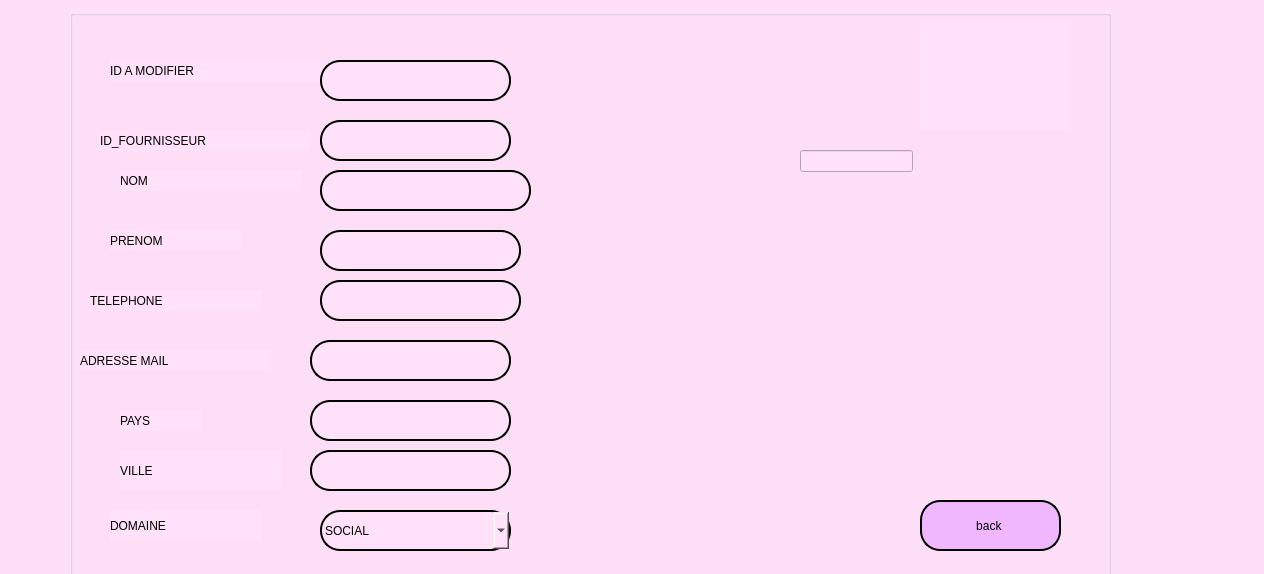
<?xml version="1.0" encoding="UTF-8"?>
<ui version="4.0">
 <class>modif</class>
 <widget class="QDialog" name="modif">
  <property name="geometry">
   <rect>
    <x>0</x>
    <y>0</y>
    <width>1264</width>
    <height>574</height>
   </rect>
  </property>
  <property name="windowTitle">
   <string>Dialog</string>
  </property>
  <widget class="QTextBrowser" name="textBrowser">
   <property name="geometry">
    <rect>
     <x>30</x>
     <y>-50</y>
     <width>1401</width>
     <height>601</height>
    </rect>
   </property>
  </widget>
  <widget class="QGroupBox" name="groupBox_2">
   <property name="geometry">
    <rect>
     <x>-10</x>
     <y>-30</y>
     <width>1311</width>
     <height>761</height>
    </rect>
   </property>
   <property name="styleSheet">
    <string notr="true">background-color: rgb(255, 226, 249);</string>
   </property>
   <property name="title">
    <string/>
   </property>
   <widget class="QGroupBox" name="groupBox_3">
    <property name="geometry">
     <rect>
      <x>-20</x>
      <y>0</y>
      <width>1451</width>
      <height>911</height>
     </rect>
    </property>
    <property name="styleSheet">
     <string notr="true">background-color: rgb(255, 226, 249);</string>
    </property>
    <property name="title">
     <string/>
    </property>
    <widget class="QGroupBox" name="groupBox_4">
     <property name="geometry">
      <rect>
       <x>100</x>
       <y>40</y>
       <width>1041</width>
       <height>581</height>
      </rect>
     </property>
     <property name="styleSheet">
      <string notr="true"/>
     </property>
     <property name="title">
      <string/>
     </property>
     <widget class="QLabel" name="label_11">
      <property name="geometry">
       <rect>
        <x>50</x>
        <y>160</y>
        <width>181</width>
        <height>21</height>
       </rect>
      </property>
      <property name="styleSheet">
       <string notr="true">font: 75 14pt &quot;MS Shell Dlg 2&quot;;
color: black;</string>
      </property>
      <property name="text">
       <string>NOM</string>
      </property>
     </widget>
     <widget class="QLabel" name="label_12">
      <property name="geometry">
       <rect>
        <x>40</x>
        <y>220</y>
        <width>131</width>
        <height>21</height>
       </rect>
      </property>
      <property name="styleSheet">
       <string notr="true">font: 75 14pt &quot;MS Shell Dlg 2&quot;;
color: black;</string>
      </property>
      <property name="text">
       <string>PRENOM</string>
      </property>
     </widget>
     <widget class="QLabel" name="label_13">
      <property name="geometry">
       <rect>
        <x>20</x>
        <y>280</y>
        <width>171</width>
        <height>21</height>
       </rect>
      </property>
      <property name="styleSheet">
       <string notr="true">font: 75 14pt &quot;MS Shell Dlg 2&quot;;
color: black;</string>
      </property>
      <property name="text">
       <string>TELEPHONE</string>
      </property>
     </widget>
     <widget class="QLabel" name="label_14">
      <property name="geometry">
       <rect>
        <x>10</x>
        <y>340</y>
        <width>191</width>
        <height>21</height>
       </rect>
      </property>
      <property name="styleSheet">
       <string notr="true">font: 75 14pt &quot;MS Shell Dlg 2&quot;;
color: black;</string>
      </property>
      <property name="text">
       <string>ADRESSE MAIL</string>
      </property>
     </widget>
     <widget class="QLineEdit" name="lineEdit_10">
      <property name="geometry">
       <rect>
        <x>250</x>
        <y>110</y>
        <width>191</width>
        <height>41</height>
       </rect>
      </property>
      <property name="styleSheet">
       <string notr="true">font: 75 12pt &quot;MS Shell Dlg 2&quot;;

border-style: outset;
border-width:2px;
border-radius:20px;
</string>
      </property>
     </widget>
     <widget class="QLineEdit" name="lineEdit_11">
      <property name="geometry">
       <rect>
        <x>250</x>
        <y>160</y>
        <width>211</width>
        <height>41</height>
       </rect>
      </property>
      <property name="styleSheet">
       <string notr="true">font: 75 12pt &quot;MS Shell Dlg 2&quot;;

border-style: outset;
border-width:2px;
border-radius:20px;
</string>
      </property>
     </widget>
     <widget class="QLineEdit" name="lineEdit_12">
      <property name="geometry">
       <rect>
        <x>250</x>
        <y>220</y>
        <width>201</width>
        <height>41</height>
       </rect>
      </property>
      <property name="styleSheet">
       <string notr="true">font: 75 12pt &quot;MS Shell Dlg 2&quot;;

border-style: outset;
border-width:2px;
border-radius:20px;
</string>
      </property>
     </widget>
     <widget class="QLineEdit" name="lineEdit_13">
      <property name="geometry">
       <rect>
        <x>250</x>
        <y>270</y>
        <width>201</width>
        <height>41</height>
       </rect>
      </property>
      <property name="styleSheet">
       <string notr="true">font: 75 12pt &quot;MS Shell Dlg 2&quot;;

border-style: outset;
border-width:2px;
border-radius:20px;
</string>
      </property>
     </widget>
     <widget class="QLineEdit" name="lineEdit_14">
      <property name="geometry">
       <rect>
        <x>240</x>
        <y>330</y>
        <width>201</width>
        <height>41</height>
       </rect>
      </property>
      <property name="styleSheet">
       <string notr="true">font: 75 12pt &quot;MS Shell Dlg 2&quot;;

border-style: outset;
border-width:2px;
border-radius:20px;
</string>
      </property>
     </widget>
     <widget class="QLineEdit" name="lineEdit_15">
      <property name="geometry">
       <rect>
        <x>240</x>
        <y>390</y>
        <width>201</width>
        <height>41</height>
       </rect>
      </property>
      <property name="styleSheet">
       <string notr="true">font: 75 12pt &quot;MS Shell Dlg 2&quot;;

border-style: outset;
border-width:2px;
border-radius:20px;
</string>
      </property>
     </widget>
     <widget class="QLineEdit" name="lineEdit_16">
      <property name="geometry">
       <rect>
        <x>240</x>
        <y>440</y>
        <width>201</width>
        <height>41</height>
       </rect>
      </property>
      <property name="styleSheet">
       <string notr="true">font: 75 12pt &quot;MS Shell Dlg 2&quot;;

border-style: outset;
border-width:2px;
border-radius:20px;
</string>
      </property>
     </widget>
     <widget class="QLabel" name="label_15">
      <property name="geometry">
       <rect>
        <x>50</x>
        <y>400</y>
        <width>81</width>
        <height>21</height>
       </rect>
      </property>
      <property name="styleSheet">
       <string notr="true">font: 75 14pt &quot;MS Shell Dlg 2&quot;;
color: black;</string>
      </property>
      <property name="text">
       <string>PAYS</string>
      </property>
     </widget>
     <widget class="QLabel" name="label_16">
      <property name="geometry">
       <rect>
        <x>50</x>
        <y>440</y>
        <width>161</width>
        <height>41</height>
       </rect>
      </property>
      <property name="styleSheet">
       <string notr="true">font: 75 14pt &quot;MS Shell Dlg 2&quot;;
color: black;</string>
      </property>
      <property name="text">
       <string>VILLE</string>
      </property>
     </widget>
     <widget class="QLabel" name="label_17">
      <property name="geometry">
       <rect>
        <x>850</x>
        <y>10</y>
        <width>151</width>
        <height>111</height>
       </rect>
      </property>
      <property name="text">
       <string/>
      </property>
      <property name="pixmap">
       <pixmap>../unknown-removebg-preview.png</pixmap>
      </property>
     </widget>
     <widget class="QLabel" name="label_18">
      <property name="geometry">
       <rect>
        <x>30</x>
        <y>120</y>
        <width>211</width>
        <height>21</height>
       </rect>
      </property>
      <property name="styleSheet">
       <string notr="true">font: 75 14pt &quot;MS Shell Dlg 2&quot;;
color: black;</string>
      </property>
      <property name="text">
       <string>ID_FOURNISSEUR</string>
      </property>
     </widget>
     <widget class="QLabel" name="label_19">
      <property name="geometry">
       <rect>
        <x>40</x>
        <y>500</y>
        <width>151</width>
        <height>31</height>
       </rect>
      </property>
      <property name="styleSheet">
       <string notr="true">font: 75 14pt &quot;MS Shell Dlg 2&quot;;
color: black;</string>
      </property>
      <property name="text">
       <string>DOMAINE</string>
      </property>
     </widget>
     <widget class="QPushButton" name="pushButton_3">
      <property name="geometry">
       <rect>
        <x>850</x>
        <y>490</y>
        <width>141</width>
        <height>51</height>
       </rect>
      </property>
      <property name="styleSheet">
       <string notr="true">font: 75 12pt &quot;MS Shell Dlg 2&quot;;
color: black;
background-color: rgb(240, 183, 255);

border-style: outset;
border-width:2px;
border-radius:20px;
border-color black 
</string>
      </property>
      <property name="text">
       <string>back </string>
      </property>
     </widget>
     <widget class="QLabel" name="label_20">
      <property name="geometry">
       <rect>
        <x>40</x>
        <y>50</y>
        <width>211</width>
        <height>21</height>
       </rect>
      </property>
      <property name="styleSheet">
       <string notr="true">font: 75 14pt &quot;MS Shell Dlg 2&quot;;
color: black;</string>
      </property>
      <property name="text">
       <string>ID A MODIFIER</string>
      </property>
     </widget>
     <widget class="QLineEdit" name="lineEdit_18">
      <property name="geometry">
       <rect>
        <x>250</x>
        <y>50</y>
        <width>191</width>
        <height>41</height>
       </rect>
      </property>
      <property name="styleSheet">
       <string notr="true">font: 75 12pt &quot;MS Shell Dlg 2&quot;;

border-style: outset;
border-width:2px;
border-radius:20px;
</string>
      </property>
     </widget>
     <widget class="QComboBox" name="TYPE">
      <property name="geometry">
       <rect>
        <x>250</x>
        <y>500</y>
        <width>191</width>
        <height>41</height>
       </rect>
      </property>
      <property name="styleSheet">
       <string notr="true">font: 75 12pt &quot;MS Shell Dlg 2&quot;;

border-style: outset;
border-width:2px;
border-radius:20px;
</string>
      </property>
      <item>
       <property name="text">
        <string>SOCIAL</string>
       </property>
      </item>
      <item>
       <property name="text">
        <string>COMMERCIAL</string>
       </property>
      </item>
      <item>
       <property name="text">
        <string>FAMILIAL</string>
       </property>
      </item>
     </widget>
     <widget class="QLineEdit" name="lineEdit">
      <property name="geometry">
       <rect>
        <x>730</x>
        <y>140</y>
        <width>113</width>
        <height>22</height>
       </rect>
      </property>
     </widget>
    </widget>
   </widget>
  </widget>
 </widget>
 <resources/>
 <connections/>
</ui>
